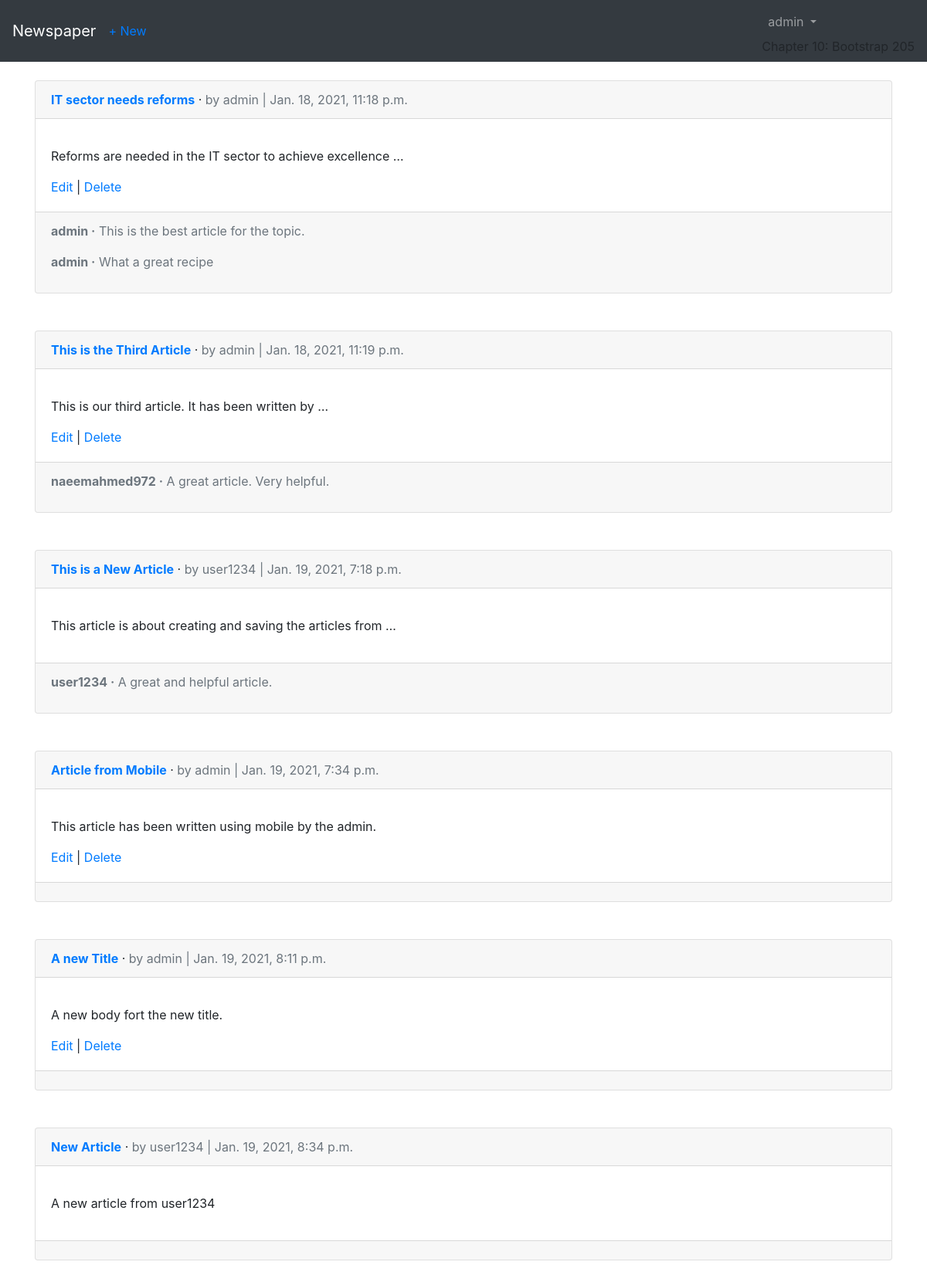
The page /articles/ (signed in) on the database its author committed.
### users/models.py (models this page shows)
class CustomUser(AbstractUser):
    age = models.PositiveIntegerField(null=True, blank=True)

### articles/models.py (models this page shows, shortened)
class Article(models.Model):
    title = models.CharField(max_length=255)
    body = models.TextField()
    date = models.DateTimeField(auto_now_add=True)
    author = models.ForeignKey(get_user_model(), on_delete=models.CASCADE)

class Comment(models.Model):
    article = models.ForeignKey(Article, on_delete=models.CASCADE, related_name='comments')
    comment = models.CharField(max_length=140)
    author = models.ForeignKey(get_user_model(), on_delete=models.CASCADE)
    def __str__(self):
        return f"{self.comment}"

### articles/views.py (the view)
# urls.py: path('', ArticleListView.as_view(), name='article_list'),
class ArticleListView(LoginRequiredMixin, ListView):
    model = Article
    template_name = 'article_list.html'
    login_url = 'login'

### templates/article_list.html (shortened to what this page needs)
{% extends 'base.html' %}
{% block content %}
    {% for article in object_list %}
        <div class="card mb-5">
            <div class="card-header">
                <span class="font-weight-bold"><a href="{% url 'article_detail' article.pk %}">{{ article.title }}</a></span> &middot;
                <span class="text-muted">by {{ article.author }} | {{ article.date }}</span>
            </div>
            <div class="card-body">
                <p>
                    {{ article.body|truncatewords:10|linebreaks }}
                </p>
                {% if user == article.author %}
                    <a href="{% url 'article_edit' article.pk %}">Edit</a> | <a href="{% url 'article_delete' article.pk %}">Delete</a>
                {% endif %}
            </div>
            <div class="card-footer text-muted">
                {% for comment in article.comments.all %}
                    <p>
                        <span class="font-weight-bold">{{ comment.author }} &middot;</span> {{ comment }}
                    </p>
                {% endfor %}
            </div>
        </div>
    {% endfor %}
{% endblock content %}

### templates/base.html (shortened to what this page needs)
<!DOCTYPE html>
<html lang="en">
<head>
    <link rel="stylesheet" href="https://maxcdn.bootstrapcdn.com/bootstrap/4.0.0/css/bootstrap.min.css">
</head>
<body>
    <nav class="navbar navbar-expand-md navbar-dark bg-dark mb-4">
        <a class="navbar-brand" href="{% url 'home' %}">Newspaper</a>
        {% if user.is_authenticated %}
            <ul class="navbar-nav mr-auto">
                <li class="nav-item">
                    <a href="{% url 'article_new' %}">+ New</a>
                </li>
            </ul>
        {% endif %}
        <div class="collapse navbar-collapse" id="navbarCollapse">
            {% if user.is_authenticated %}
                <ul class="navbar-nav ml-auto">
                    <li class="nav-item">
                        <a class="nav-link dropdown-toggle" href="#" id="userMenu" data-toggle="dropdown" aria-haspopup="true" aria-expanded="false">
                            {{ user.username }}
                        </a>
                        Chapter 10: Bootstrap 205
                    </li>
                </ul>
            {% endif %}
        </div>
    </nav>
    <div class="container">
        {% block content %}
        {% endblock content %}
    </div>
</body>
</html>

### rows shown on the page
CustomUser: username "admin"
Article: title "IT sector needs reforms", author "admin", date "Jan. 18, 2021, 11:18 p.m.", body "Reforms are needed in the IT sector to achieve excellence …", shows "Edit"
Comment: author "admin", comment "This is the best article for the topic."
Comment: author "admin", comment "What a great recipe"
Article: title "This is the Third Article", author "admin", date "Jan. 18, 2021, 11:19 p.m.", body "This is our third article. It has been written by …", shows "Edit"
Comment: author "naeemahmed972", comment "A great article. Very helpful."
Article: title "This is a New Article", author "user1234", date "Jan. 19, 2021, 7:18 p.m.", body "This article is about creating and saving the articles from …"
Comment: author "user1234", comment "A great and helpful article."
Article: title "Article from Mobile", author "admin", date "Jan. 19, 2021, 7:34 p.m.", body "This article has been written using mobile by the admin.", shows "Edit"
Article: title "A new Title", author "admin", date "Jan. 19, 2021, 8:11 p.m.", body "A new body fort the new title.", shows "Edit"
Article: title "New Article", author "user1234", date "Jan. 19, 2021, 8:34 p.m.", body "A new article from user1234"
